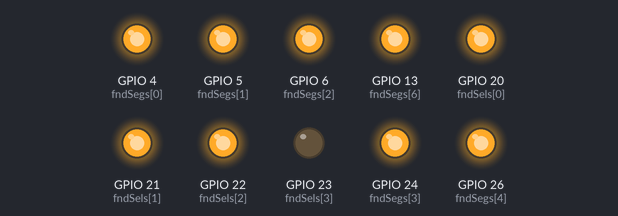
The program below on a simulated Raspberry Pi (BCM pin numbers). On the bench: output pins drawn as LEDs (lit = HIGH).

Above: at 0.05 s.
At 4.95 s:
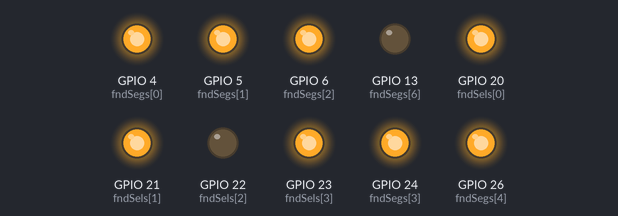
At 9.96 s:
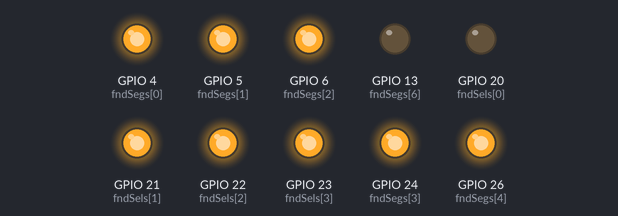
At 19.98 s:
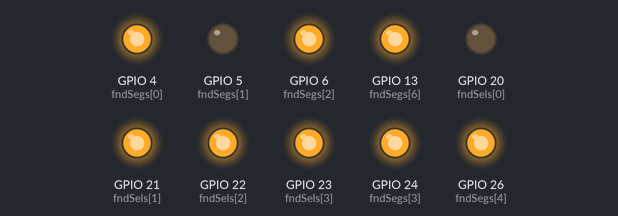
At 29.89 s:
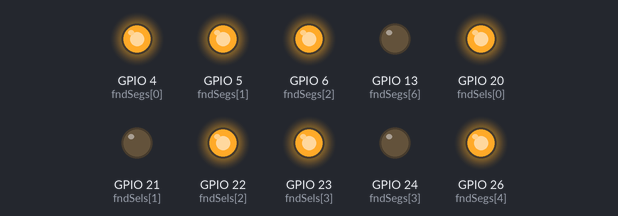
At 39.93 s:
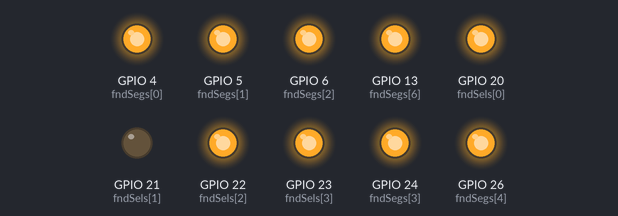
Timing chart, 0 to 40.0 s (numbered marks = the images above):
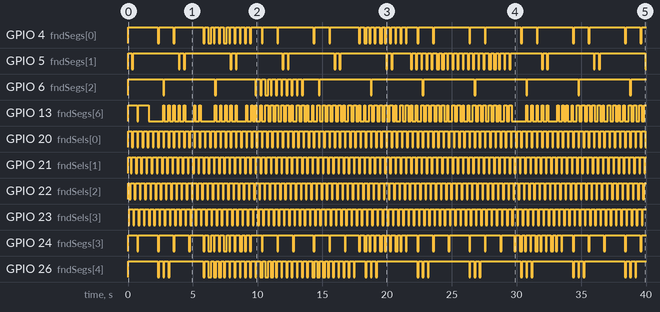

The program:

ex31_fnd04.py
```python
# 복습
import RPi.GPIO as GPIO
import time

# 0~9 까지 1byte hex값
fndDatas = [0x3f, 0x06, 0x5b, 0x4f, 0x66, 0x6d, 0x7d, 0x27, 0x7f, 0x6f]
fndSegs = [4, 5, 6, 24, 26, 26, 13] # a ~ f pin
fndSels = [20, 21, 22, 23] # fnd 선택 pin

# GPIO 설정
GPIO.setmode(GPIO.BCM)
for fndSeg in fndSegs:
	GPIO.setup(fndSeg, GPIO.OUT)
	GPIO.output(fndSeg, 0)

for fndSel in fndSels:
	GPIO.setup(fndSel, GPIO.OUT)
	GPIO.output(fndSel, 1)

def fndOut(data, sel): # LED 화면에 띄울 숫자형태를 만드는 함수
	for i in range(0, 7):
		GPIO.output(fndSegs[i], fndDatas[data] & (0x01 << i)) # 화살표 방향으로 i 만큼 이동
		# i = 1 : 0000 0001 -> 0000 0010
		for j in range(0, 4) : # 표시 할 자릿수의 fnd 선택
			if j == sel :
				GPIO.output(fndSels[j], 0)
			else :
				GPIO.output(fndSels[j], 1)

# 0 부터 출력하려면 count = -1
count = 9995

try:
	while True:
		count += 1
		d1000 = count / 1000
		d100 = count % 1000 / 100
		d10 = count % 100  / 10
		d1 = count % 10

		d =  [d1, d10 ,d100, d1000]

		for i in range(3, -1, -1): # fnd 선택 for문
			fndOut(int(d[i]), i) # byte 표현함수 호출. 자리수와 값을 전달
			time.sleep(0.1)

		# count가 9999를 넘어가면 overflow 발생
		if count == 9999: # count가 9999가 되면
			count = -1	# -1로 초기화 후 0부터 다시 출력

except KeyboardInterrupt:
	GPIO.cleanup()
```

Measured:
- by itself, GPIO 4 (fndSegs[0]): LOW → HIGH at 0.00 s, → LOW 2.3 s later, → HIGH 0.10 s later, → LOW 1.1 s later, … (73 changes in this stretch)
- by itself, GPIO 5 (fndSegs[1]): LOW → HIGH at 0.00 s, → LOW 0.30 s later, → HIGH 0.10 s later, → LOW 3.5 s later, … (72 changes in this stretch)
- by itself, GPIO 6 (fndSegs[2]): LOW → HIGH at 0.00 s, → LOW 2.7 s later, → HIGH 0.10 s later, → LOW 3.9 s later, … (39 changes in this stretch)
- by itself, GPIO 13 (fndSegs[6]): LOW → HIGH at 0.00 s, → LOW 0.70 s later, → HIGH 0.10 s later, → LOW 0.80 s later, … (177 changes in this stretch)
- by itself, GPIO 20 (fndSels[0]), GPIO 21 (fndSels[1]), GPIO 22 (fndSels[2]), GPIO 23 (fndSels[3]): alternates HIGH for 0.30 s and LOW for 0.10 s
- by itself, GPIO 24 (fndSegs[3]): moves between LOW and HIGH, repeating every 12.0 s
- by itself, GPIO 26 (fndSegs[4]): LOW → HIGH at 0.00 s, → LOW 2.3 s later, → HIGH 0.10 s later, → LOW 0.30 s later, … (103 changes in this stretch)
